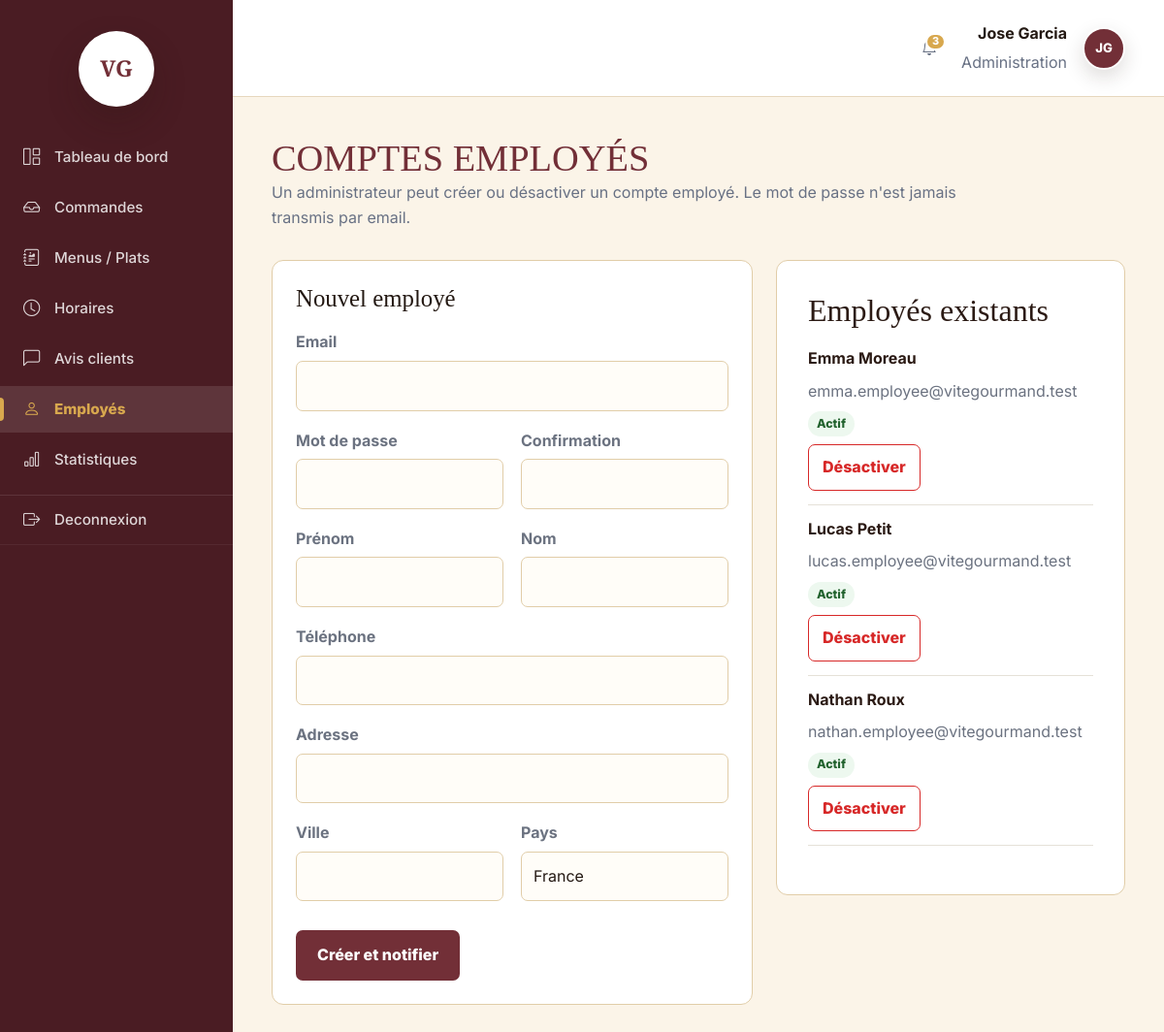
Screenshot of /admin/employes (signed in) with the database file from the repository.
### tables this page shows
CREATE TABLE `utilisateurs` (
    `id_utilisateur` INT UNSIGNED NOT NULL AUTO_INCREMENT,
    `id_role` INT UNSIGNED NOT NULL,
    `email` VARCHAR(120) NOT NULL,
    `password_hash` VARCHAR(255) NOT NULL,
    `nom` VARCHAR(80) NOT NULL,
    `prenom` VARCHAR(80) NOT NULL,
    `telephone` VARCHAR(30) NOT NULL,
    `adresse_postale` VARCHAR(255) NOT NULL,
    `ville` VARCHAR(80) NOT NULL,
    `pays` VARCHAR(80) DEFAULT 'France',
    `canal_contact_prefere` VARCHAR(20) NOT NULL DEFAULT 'email',
    `actif` BOOLEAN DEFAULT TRUE,
    `created_at` DATETIME DEFAULT CURRENT_TIMESTAMP,
    `updated_at` DATETIME NULL,
    CONSTRAINT `pk_utilisateurs`
        PRIMARY KEY (`id_utilisateur`),
    CONSTRAINT `uq_utilisateurs_email`
        UNIQUE (`email`),
    INDEX `idx_utilisateurs_id_role` (`id_role`),
    CONSTRAINT `chk_utilisateurs_canal_contact_prefere`
        CHECK (`canal_contact_prefere` IN ('email', 'telephone')),
    CONSTRAINT `fk_utilisateurs_roles`
        FOREIGN KEY (`id_role`)
        REFERENCES `roles` (`id_role`)
        ON DELETE RESTRICT
);

### app/Views/admin/employees.php (the view, shortened to what the rows shown need)
<section class="page-section">
    <div class="container">
        <div class="section-heading">
            <h1>Comptes employ&eacute;s</h1>
            <p class="muted-text">Un administrateur peut cr&eacute;er ou d&eacute;sactiver un compte employ&eacute;. Le mot de passe n'est jamais transmis par email.</p>
        </div>
        <div class="account-layout">
            <form class="auth-form" action="/admin/employes" method="post" novalidate>
                <h2>Nouvel employ&eacute;</h2>
                <div class="form-field">
                    <label for="email">Email</label>
                    <input id="email" name="email" type="email" value="<?= $this->e($old['email'] ?? '') ?>" required>
                </div>
                <div class="form-grid">
                    <div class="form-field">
                        <label for="password">Mot de passe</label>
                        <input id="password" name="password" type="password" autocomplete="new-password" required>
                    </div>
                    <div class="form-field">
                        <label for="password_confirmation">Confirmation</label>
                        <input id="password_confirmation" name="password_confirmation" type="password" autocomplete="new-password" required>
                    </div>
                </div>
                <div class="form-grid">
                    <div class="form-field">
                        <label for="prenom">Pr&eacute;nom</label>
                        <input id="prenom" name="prenom" type="text" value="<?= $this->e($old['prenom'] ?? '') ?>" required>
                    </div>
                    <div class="form-field">
                        <label for="nom">Nom</label>
                        <input id="nom" name="nom" type="text" value="<?= $this->e($old['nom'] ?? '') ?>" required>
                    </div>
                </div>
                <div class="form-field">
                    <label for="telephone">T&eacute;l&eacute;phone</label>
                    <input id="telephone" name="telephone" type="tel" value="<?= $this->e($old['telephone'] ?? '') ?>" required>
                </div>
                <div class="form-field">
                    <label for="adresse_postale">Adresse</label>
                    <input id="adresse_postale" name="adresse_postale" type="text" value="<?= $this->e($old['adresse_postale'] ?? '') ?>" required>
                </div>
                <div class="form-grid">
                    <div class="form-field">
                        <label for="ville">Ville</label>
                        <input id="ville" name="ville" type="text" value="<?= $this->e($old['ville'] ?? '') ?>" required>
                    </div>
                    <div class="form-field">
                        <label for="pays">Pays</label>
                        <input id="pays" name="pays" type="text" value="<?= $this->e($old['pays'] ?? 'France') ?>" required>
                    </div>
                </div>
                <button class="primary-link" type="submit">Cr&eacute;er et notifier</button>
            </form>
            <aside class="page-panel account-orders">
                <h2>Employ&eacute;s existants</h2>
                <div class="compact-list">
                    <?php foreach ($employees as $employee): ?>
                        <?php $isActive = (int) $employee['actif'] === 1; ?>
                        <div class="employee-row">
                            <strong><?= $this->e($employee['prenom']) ?> <?= $this->e($employee['nom']) ?></strong>
                            <span class="employee-row-meta">
                                <span><?= $this->e($employee['email']) ?></span>
                                <span class="employee-status-pill <?= $isActive ? 'is-active' : 'is-inactive' ?>"><?= $isActive ? 'Actif' : 'D&eacute;sactiv&eacute;' ?></span>
                            </span>
                            <form action="/admin/employes/<?= (int) $employee['id_utilisateur'] ?>/activation" method="post">
                                <button class="secondary-button" type="submit" aria-label="<?= $isActive ? 'Desactiver' : 'Reactiver' ?> le compte de <?= $this->e($employee['prenom']) ?> <?= $this->e($employee['nom']) ?>">
                                    <?= $isActive ? 'D&eacute;sactiver' : 'R&eacute;activer' ?>
                                </button>
                            </form>
                        </div>
                    <?php endforeach; ?>
                </div>
            </aside>
        </div>
    </div>
</section>

### app/Core/Router.php (shortened to what the rows shown need)
<?php
final class Router
{
    private array $routes = [];
    public function dispatch(string $method, string $path): void
    {
        $method = strtoupper($method);
        $path = $this->normalizePath($path);
        foreach ($this->routes[$method] ?? [] as $route) {
            if (preg_match($route['pattern'], $path, $matches) !== 1) {
                continue;
            }
            $parameters = [];
            $this->callHandler($route['handler'], $parameters);
            return;
        }
    }
    private function callHandler(array $handler, array $parameters = []): void
    {
        [$controllerClass, $action] = $handler;
        $controller = new $controllerClass();
        $controller->{$action}(...$parameters);
    }
    private function addRoute(string $method, string $path, array $handler, array $middlewares = []): void
    {
        $normalizedPath = $this->normalizePath($path);
        $this->routes[strtoupper($method)][] = [
            'path' => $normalizedPath,
            'pattern' => $this->compilePattern($normalizedPath),
            'parameters' => $this->extractParameterNames($normalizedPath),
            'handler' => $handler,
            'middlewares' => $middlewares,
        ];
    }
    private function normalizePath(string $path): string
    {
        $normalizedPath = '/' . trim($path, '/');
        return $normalizedPath === '/' ? '/' : rtrim($normalizedPath, '/');
    }
    private function compilePattern(string $path): string
    {
        $pattern = preg_replace('#\{([a-zA-Z_][a-zA-Z0-9_]*)\}#', '(?P<$1>[^/]+)', $path);
        return '#^' . $pattern . '$#';
    }
    private function extractParameterNames(string $path): array
    {
        preg_match_all('#\{([a-zA-Z_][a-zA-Z0-9_]*)\}#', $path, $matches);
        return $matches[1] ?? [];
    }
}

### app/Views/layouts/main.php (shortened to what the rows shown need)
<?php
$isAuthenticated = \App\Core\Session::isAuthenticated();
$currentRole = \App\Core\Session::role();
$currentPath = parse_url($_SERVER['REQUEST_URI'] ?? '/', PHP_URL_PATH) ?: '/';
$isBackOfficeRoute = str_starts_with($currentPath, '/admin') || str_starts_with($currentPath, '/employe');
$isAdminArea = str_starts_with($currentPath, '/admin') || ($currentRole === 'administrateur' && str_starts_with($currentPath, '/employe'));
$isBackOffice = $isBackOfficeRoute;
$bodyClass = trim(($bodyClass ?? '') . ($isBackOffice ? ' backoffice-body' : ''));
$currentUser = null;
if ($isAuthenticated && \App\Core\Session::userId() !== null) {
    $currentUser = (new \App\Models\UserModel())->findById((int) \App\Core\Session::userId());
}
$currentUserName = $currentUser === null
    ? 'Vite & Gourmand'
    : trim((string) $currentUser['prenom'] . ' ' . (string) $currentUser['nom']);
$currentUserInitials = $currentUser === null
    ? 'VG'
    : strtoupper(substr((string) $currentUser['prenom'], 0, 1) . substr((string) $currentUser['nom'], 0, 1));
$backOfficePendingOrders = 0;
$backOfficePendingReviews = 0;
if ($isBackOffice && in_array($currentRole, ['administrateur', 'employe'], true)) {
    try {
        $backOfficeStats = (new \App\Models\OrderModel())->dashboardDailyStats();
        $backOfficePendingOrders = (int) $backOfficeStats['pending_orders'];
        $backOfficePendingReviews = (new \App\Models\ReviewModel())->countPending();
    } catch (\Throwable) {
        $backOfficePendingOrders = 0;
        $backOfficePendingReviews = 0;
    }
}
$backOfficeNotificationCount = $backOfficePendingOrders + $backOfficePendingReviews;
$backOfficeNav = $isAdminArea
    ? [
        ['href' => '/admin', 'label' => 'Tableau de bord', 'icon' => 'bi-grid-1x2', 'active' => $currentPath === '/admin'],
        ['href' => '/admin/commandes', 'label' => 'Commandes', 'icon' => 'bi-inbox', 'active' => str_starts_with($currentPath, '/admin/commandes')],
        ['href' => '/admin/menus', 'label' => 'Menus / Plats', 'icon' => 'bi-journal-richtext', 'active' => str_starts_with($currentPath, '/admin/menus') || str_starts_with($currentPath, '/admin/plats')],
        ['href' => '/admin/horaires', 'label' => 'Horaires', 'icon' => 'bi-clock', 'active' => str_starts_with($currentPath, '/admin/horaires')],
        ['href' => '/admin/avis', 'label' => 'Avis clients', 'icon' => 'bi-chat-left', 'active' => str_starts_with($currentPath, '/admin/avis')],
        ['href' => '/admin/employes', 'label' => 'Employés', 'icon' => 'bi-person', 'active' => str_starts_with($currentPath, '/admin/employes')],
        ['href' => '/admin/statistiques', 'label' => 'Statistiques', 'icon' => 'bi-bar-chart', 'active' => str_starts_with($currentPath, '/admin/statistiques')],
    ]
    : [
        ['href' => '/employe', 'label' => 'Tableau de bord', 'icon' => 'bi-grid-1x2', 'active' => $currentPath === '/employe'],
        ['href' => '/employe/commandes', 'label' => 'Commandes', 'icon' => 'bi-inbox', 'active' => str_starts_with($currentPath, '/employe/commandes')],
        ['href' => '/employe/avis', 'label' => 'Avis clients', 'icon' => 'bi-chat-left', 'active' => str_starts_with($currentPath, '/employe/avis')],
    ];
$assetVersion = static function (string $assetPath): string {
    $fullPath = dirname(__DIR__, 3) . '/public' . $assetPath;
    return is_file($fullPath) ? (string) filemtime($fullPath) : '1';
};
?>
<!doctype html>
<html lang="fr">
<head>
    <link href="https://cdn.jsdelivr.net/npm/bootstrap@5.3.3/dist/css/bootstrap.min.css" rel="stylesheet">
    <link href="https://cdn.jsdelivr.net/npm/bootstrap-icons@1.11.3/font/bootstrap-icons.css" rel="stylesheet">
    <link href="/assets/css/style.css?v=<?= $assetVersion('/assets/css/style.css') ?>" rel="stylesheet">
</head>
<body id="top" class="<?= htmlspecialchars($bodyClass, ENT_QUOTES, 'UTF-8') ?>">
    <?php if ($isBackOffice): ?>
        <main class="backoffice-shell">
            <aside class="backoffice-sidebar" aria-label="Navigation interne">
                <a class="backoffice-brand" href="<?= $isAdminArea ? '/admin' : '/employe' ?>" aria-label="Vite & Gourmand">
                    <span class="backoffice-brand-mark" aria-hidden="true">VG</span>
                </a>
                <nav class="backoffice-nav">
                    <?php foreach ($backOfficeNav as $item): ?>
                        <a href="<?= htmlspecialchars($item['href'], ENT_QUOTES, 'UTF-8') ?>" class="<?= $item['active'] ? 'is-active' : '' ?>">
                            <i class="bi <?= htmlspecialchars($item['icon'], ENT_QUOTES, 'UTF-8') ?>" aria-hidden="true"></i>
                            <span><?= htmlspecialchars($item['label'], ENT_QUOTES, 'UTF-8') ?></span>
                        </a>
                    <?php endforeach; ?>
                </nav>
                <a class="backoffice-logout" href="/deconnexion">
                    <i class="bi bi-box-arrow-right" aria-hidden="true"></i>
                    <span>Deconnexion</span>
                </a>
            </aside>
            <section class="backoffice-main">
                <header class="backoffice-topbar">
                    <div class="backoffice-user">
                        <div class="backoffice-notification-wrapper" data-backoffice-notifications>
                            <button
                                class="backoffice-notification"
                                type="button"
                                aria-label="<?= $backOfficeNotificationCount > 0 ? htmlspecialchars('Ouvrir les notifications : ' . (string) $backOfficeNotificationCount . ' action(s) a gerer', ENT_QUOTES, 'UTF-8') : 'Ouvrir les notifications' ?>"
                                aria-expanded="false"
                                aria-controls="backoffice-notification-panel"
                                data-backoffice-notification-toggle
                            >
                                <?php if ($backOfficeNotificationCount > 0): ?>
                                    <span><?= $backOfficeNotificationCount > 99 ? '99+' : (int) $backOfficeNotificationCount ?></span>
                                <?php endif; ?>
                            </button>
                        </div>
                        <div class="backoffice-user-info">
                            <strong><?= htmlspecialchars($currentUserName, ENT_QUOTES, 'UTF-8') ?></strong>
                            <span><?= $isAdminArea ? 'Administration' : '&Eacute;quipe op&eacute;rationnelle' ?></span>
                        </div>
                        <span class="backoffice-avatar"><?= htmlspecialchars($currentUserInitials, ENT_QUOTES, 'UTF-8') ?></span>
                    </div>
                </header>
                <div class="backoffice-content">
                    <?php require $viewPath; ?>
                </div>
            </section>
        </main>
    <?php endif; ?>
</body>
</html>

### rows the page displays
utilisateurs: currentUserName "Jose Garcia", currentUserInitials "JG"
utilisateurs: prenom "Emma", nom "Moreau", email "emma.employee@vitegourmand.test", actif "Actif"
utilisateurs: prenom "Lucas", nom "Petit", email "lucas.employee@vitegourmand.test", actif "Actif"
utilisateurs: prenom "Nathan", nom "Roux", email "nathan.employee@vitegourmand.test", actif "Actif"

### other values shown
$item['label'] "Tableau de bord"
$item['label'] "Commandes"
$item['label'] "Menus / Plats"
$item['label'] "Horaires"
$item['label'] "Avis clients"
$item['label'] "Employés"
$item['label'] "Statistiques"
$backOfficeNotificationCount "3"
